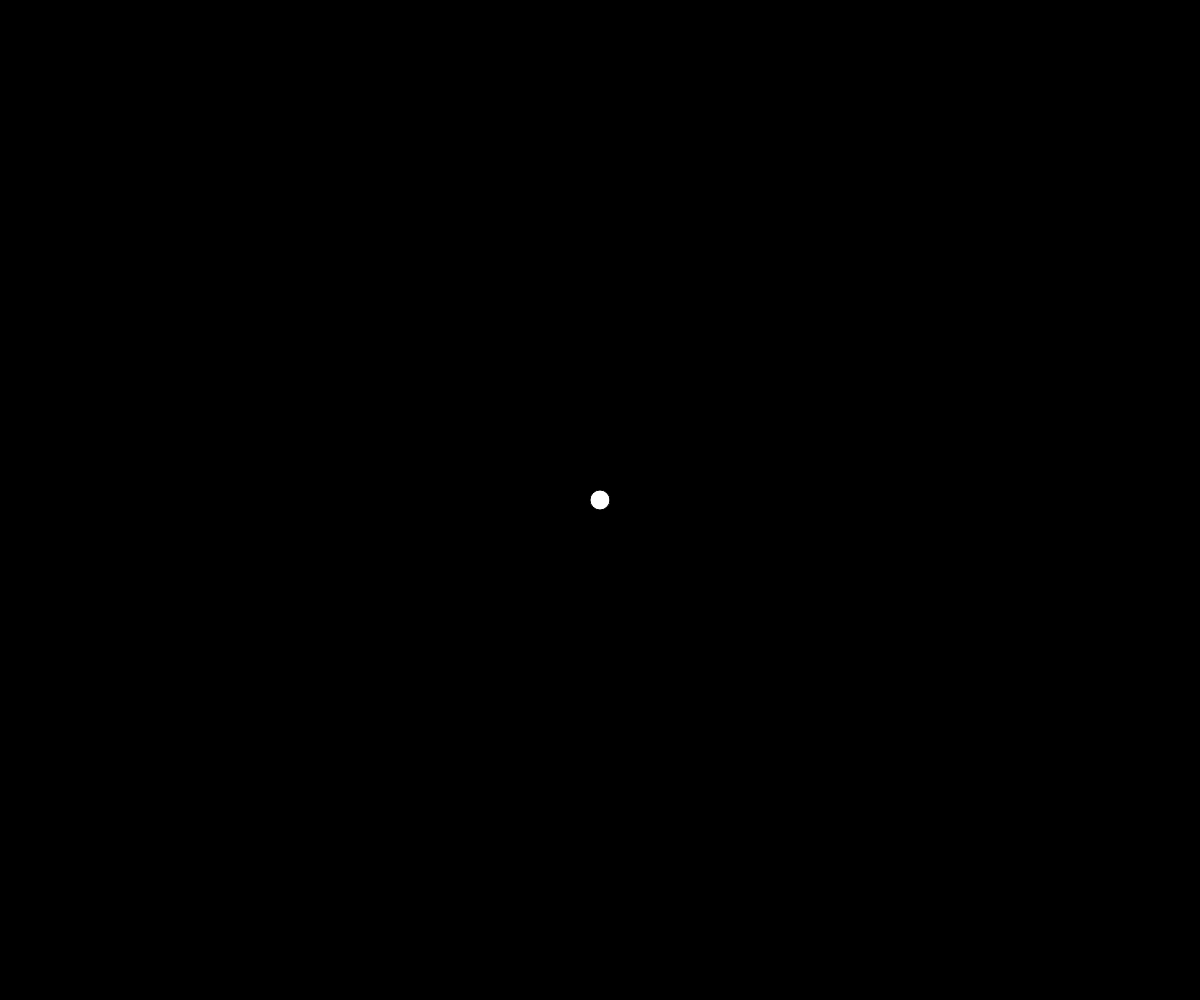
Frame 1 (no input)
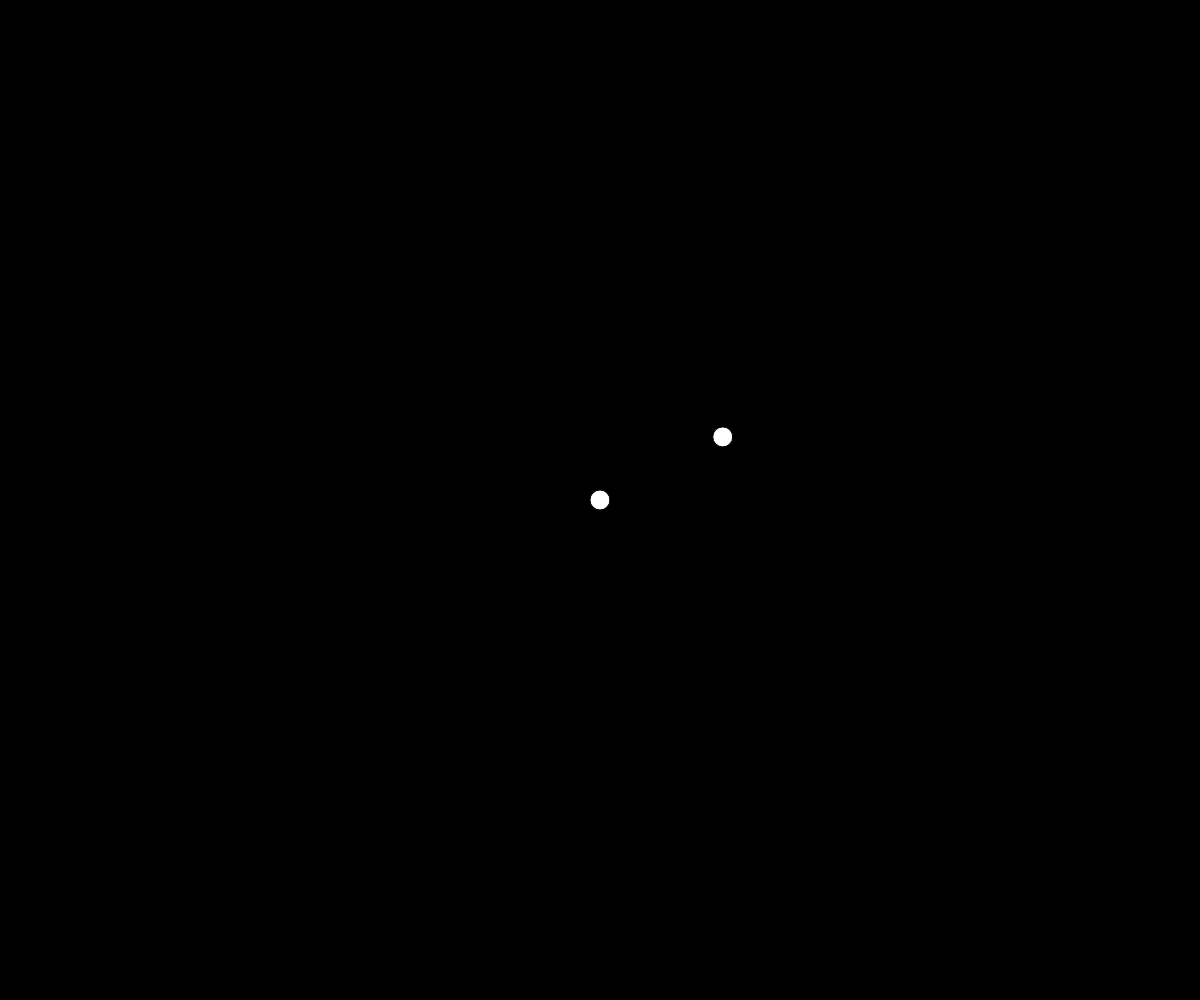
Frame 60 (no input)
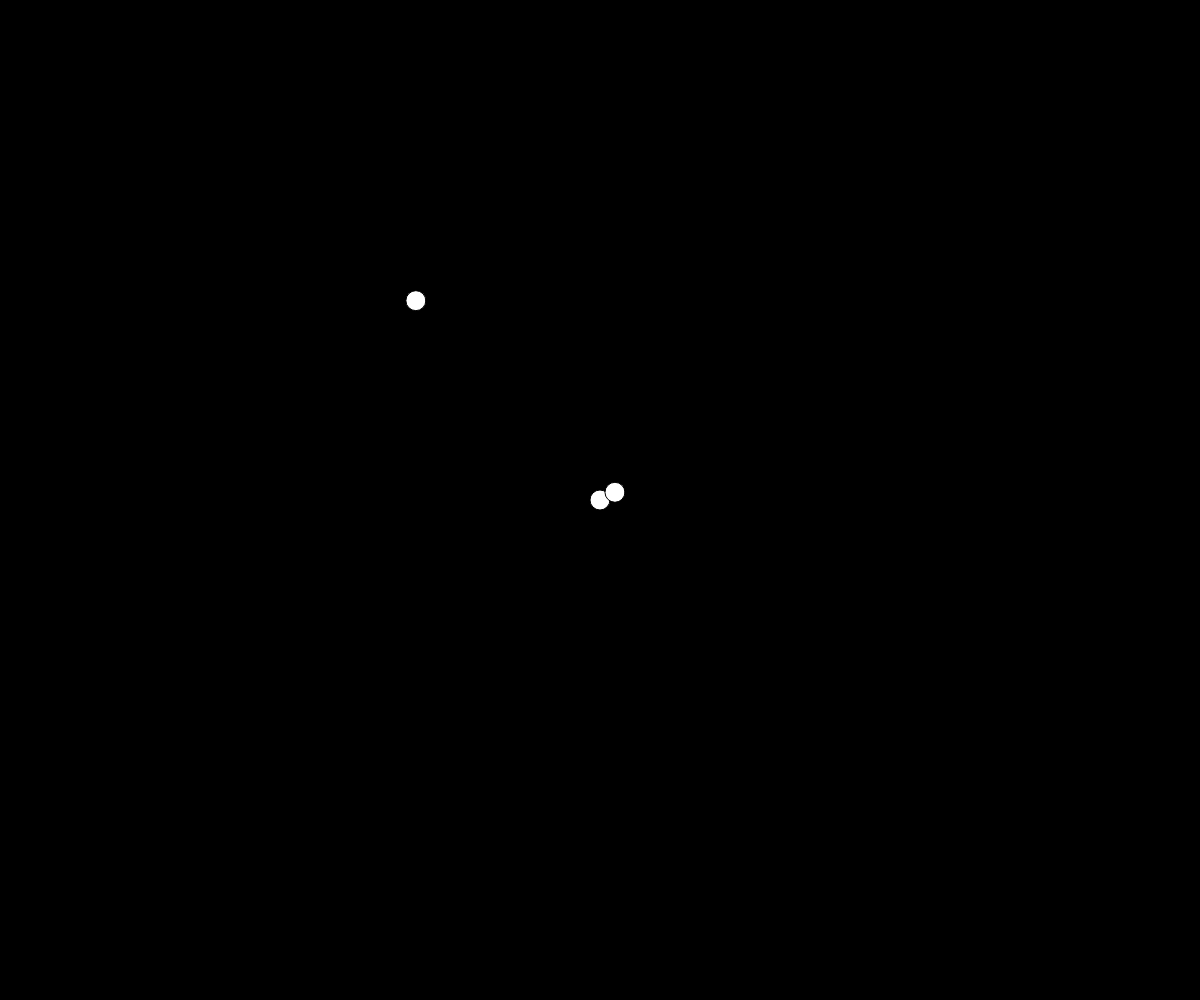
Frame 120 (the mouse pressed at the canvas centre since frame 60)

The p5.js sketch that drew these frames (run headless with seeded random() and noise() and a simulated clock; from frame 60 on, the mouse is pressed at the canvas centre):

// p5.js sketch
// ── sketch.js
/**
 * File: sketch.js
 * Project: Exercise_02_random_walking_extended
 * Version <<projectversion>>
 * File Created: Wednesday, 20th January 2021 9:40:55 am
 * Author: Eoan O'Dea (eoan@web-space.design)
 * -----
 * File Description:
 * Last Modified: Friday, 12th February 2021 4:38:47 pm
 * Modified By: Eoan O'Dea (eoan@web-space.design>)
 * -----
 * Copyright 2021 WebSpace, WebSpace
 */

let points = [];
let radius = 50;
let minRadius = 5,
  maxRadius = 15;

function setup() {
  createCanvas(window.innerWidth, window.innerHeight);

  background(0);

  points.push(new Point(width / 2, height / 2, null));
  points.push(new Point(width / 2, height / 2, 0));
}

function draw() {
  background(0);
  for (let i = 0; i < points.length; i++) {
    points[i].render();
  }
  if (points[points.length - 1].isFinished()) {
    points.push(
      new Point(random(0, width), random(0, height), points.length - 1)
    );
  }
}

// ── Point.js
/**
 * File: Point.js
 * Project: Exercise_10
 * Version <<projectversion>>
 * File Created: Friday, 12th February 2021 3:50:34 pm
 * Author: Eoan O'Dea (eoan@web-space.design)
 * -----
 * File Description:
 * Last Modified: Friday, 12th February 2021 4:37:37 pm
 * Modified By: Eoan O'Dea (eoan@web-space.design>)
 * -----
 * Copyright 2021 WebSpace, WebSpace
 */

class Point {
  constructor(_x, _y, _root) {
    this.position = createVector(_x, _y);
    // this.root = _root;
    this.rootI = _root;
    this.setPosition = this.position;
    this.distance =
      this.rootI && this.setPosition.dist(points[this.rootI].position);
    this.radius = round(random(minRadius, maxRadius));
    this.amount = 0;
    this.finished = false;
  }

  render() {
    fill(255);

    if (this.rootI && this.distance > this.radius + points[this.rootI].radius) {
      this.amount += 0.01;

      this.setPosition = p5.Vector.lerp(
        this.position,
        points[this.rootI].setPosition,
        this.amount
      );
      this.distance = this.setPosition.dist(points[this.rootI].setPosition);
    } else {
      //   this.finsihed = true;
      this.setIsFinished();
      //   console.log("yes!", this.finished);
    }

    ellipse(this.setPosition.x, this.setPosition.y, 20, 20);
  }

  setIsFinished() {
    this.finished = true;
  }

  isFinished() {
    return this.finished;
  }
}
